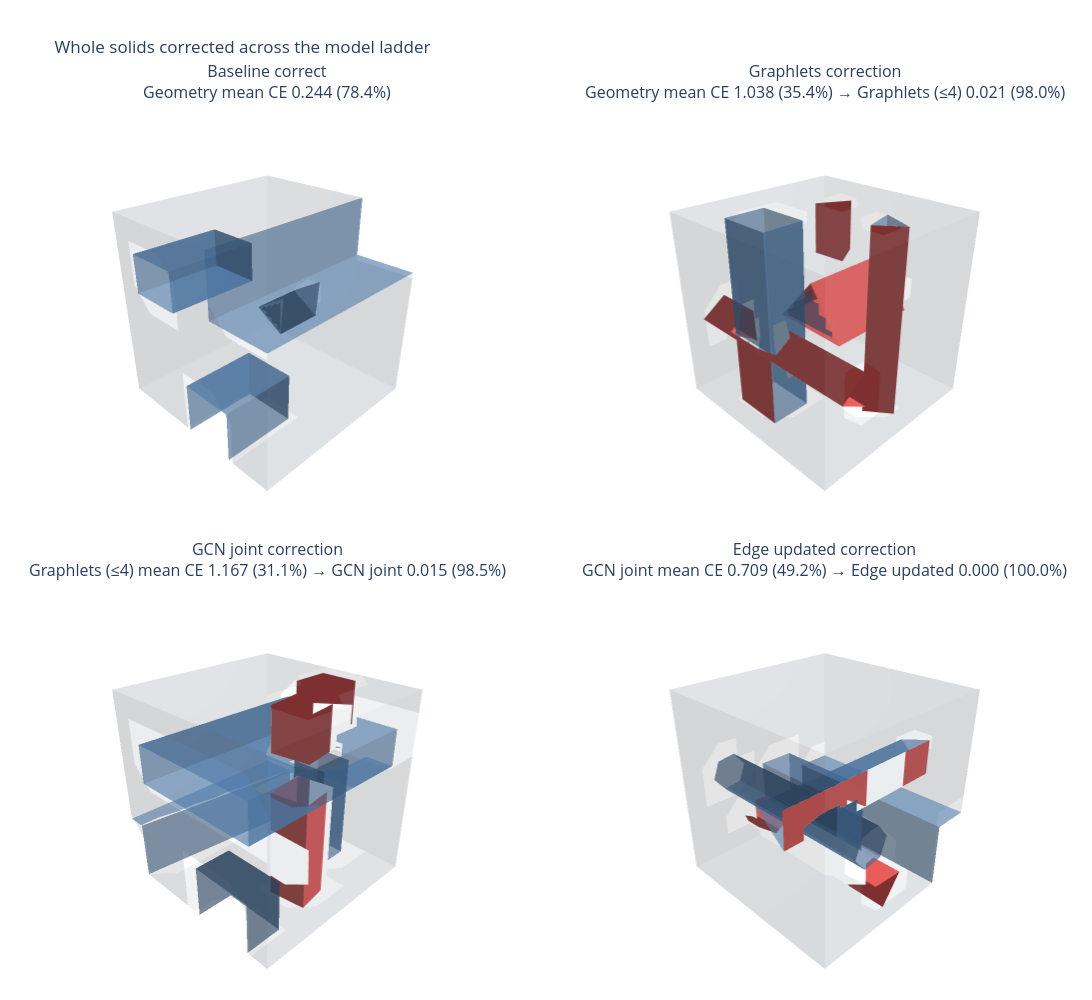

Write notebook code for a chart like this one.
### Markdown cell above
## Visualizing corrections across the model ladder

Let’s visualize corrections using a few whole-solid examples across the model ladder.

To try to find a representative example for each transition, we select the solid with the largest reduction in mean face-level cross-entropy among those the target classifies entirely correctly and the source gets partly wrong. The baseline example is the entirely correct Geometry solid with the highest mean cross-entropy, representing the one the model found most challenging to classify correctly. Red faces are source-model errors, blue faces are other machining-feature faces, and grey faces are stock. The target is correct on every face. The percentage beside mean cross-entropy is the geometric mean true-class probability; the table lists probabilities for the corrected faces.

### Code cell
show_transition_solid_examples();
